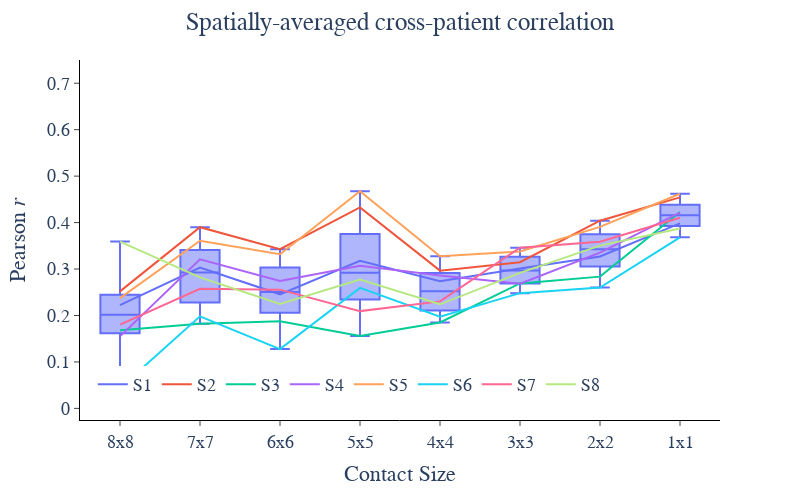

Here is the notebook cell this chart was saved with:
### Code cell
fig = px.line(mean_savg_corr_df, x='Contact Size', y="Correlation", color='Patient', width=800, height=500)
# fig = px.line(mean_savg_corr_df[mean_savg_corr_df['Patient'] != 'S7'], x='Contact Size', y="Correlation", color='Patient', width=800, height=500)
fig.add_traces(px.box(mean_savg_corr_df, x='Contact Size', y="Correlation").data)
fig.update_layout(
    plot_bgcolor='white',
    legend=dict(
        orientation='h',
        yanchor='top',
        y=0.15,
        xanchor='left',
        x=0.02,
        title_text=''
    ),
    title_text=f'Spatially-averaged cross-patient correlation',
    title_x=0.5,
    font=dict(size=18, family='Arial')
)
fig.update_xaxes(
    title='Contact Size',
    mirror=False,
    ticks='outside',
    showline=True,
    linecolor='black',
    showgrid=False,
    autorange='reversed',
)
fig.update_yaxes(
    title='Pearson <i>r</i>',
    mirror=False,
    ticks='outside',
    showline=True,
    linecolor='black',
    showgrid=False,
    range=[-0.025, 0.75]
)

fig.show()

### Figure 1 — Plotly figure (JSON) as saved in the notebook; plotly's stock layout.template omitted (floating-point values rounded to 4 significant figures)
{"data": [{"hovertemplate": "Patient=S1<br>Contact Size=%{x}<br>Correlation=%{y}<extra></extra>", "legendgroup": "S1", "line": {"color": "#636efa", "dash": "solid"}, "marker": {"symbol": "circle"}, "mode": "lines", "name": "S1", "orientation": "v", "showlegend": true, "type": "scatter", "x": ["1x1", "2x2", "3x3", "4x4", "5x5", "6x6", "7x7", "8x8"], "xaxis": "x", "y": [0.3983, 0.3272, 0.3013, 0.2736, 0.3177, 0.2456, 0.3033, 0.2223], "yaxis": "y"}, {"hovertemplate": "Patient=S2<br>Contact Size=%{x}<br>Correlation=%{y}<extra></extra>", "legendgroup": "S2", "line": {"color": "#EF553B", "dash": "solid"}, "marker": {"symbol": "circle"}, "mode": "lines", "name": "S2", "orientation": "v", "showlegend": true, "type": "scatter", "x": ["1x1", "2x2", "3x3", "4x4", "5x5", "6x6", "7x7", "8x8"], "xaxis": "x", "y": [0.4543, 0.404, 0.3148, 0.2965, 0.4327, 0.3428, 0.39, 0.2519], "yaxis": "y"}, {"hovertemplate": "Patient=S3<br>Contact Size=%{x}<br>Correlation=%{y}<extra></extra>", "legendgroup": "S3", "line": {"color": "#00cc96", "dash": "solid"}, "marker": {"symbol": "circle"}, "mode": "lines", "name": "S3", "orientation": "v", "showlegend": true, "type": "scatter", "x": ["1x1", "2x2", "3x3", "4x4", "5x5", "6x6", "7x7", "8x8"], "xaxis": "x", "y": [0.4228, 0.2836, 0.2689, 0.185, 0.1558, 0.1875, 0.1822, 0.1684], "yaxis": "y"}, {"hovertemplate": "Patient=S4<br>Contact Size=%{x}<br>Correlation=%{y}<extra></extra>", "legendgroup": "S4", "line": {"color": "#ab63fa", "dash": "solid"}, "marker": {"symbol": "circle"}, "mode": "lines", "name": "S4", "orientation": "v", "showlegend": true, "type": "scatter", "x": ["1x1", "2x2", "3x3", "4x4", "5x5", "6x6", "7x7", "8x8"], "xaxis": "x", "y": [0.4215, 0.3353, 0.2686, 0.2859, 0.3069, 0.2741, 0.3209, 0.155], "yaxis": "y"}, {"hovertemplate": "Patient=S5<br>Contact Size=%{x}<br>Correlation=%{y}<extra></extra>", "legendgroup": "S5", "line": {"color": "#FFA15A", "dash": "solid"}, "marker": {"symbol": "circle"}, "mode": "lines", "name": "S5", "orientation": "v", "showlegend": true, "type": "scatter", "x": ["1x1", "2x2", "3x3", "4x4", "5x5", "6x6", "7x7", "8x8"], "xaxis": "x", "y": [0.462, 0.3908, 0.3377, 0.3273, 0.4675, 0.332, 0.3608, 0.2375], "yaxis": "y"}, {"hovertemplate": "Patient=S6<br>Contact Size=%{x}<br>Correlation=%{y}<extra></extra>", "legendgroup": "S6", "line": {"color": "#19d3f3", "dash": "solid"}, "marker": {"symbol": "circle"}, "mode": "lines", "name": "S6", "orientation": "v", "showlegend": true, "type": "scatter", "x": ["1x1", "2x2", "3x3", "4x4", "5x5", "6x6", "7x7", "8x8"], "xaxis": "x", "y": [0.3682, 0.2603, 0.2481, 0.1976, 0.2594, 0.1276, 0.1982, 0.04407], "yaxis": "y"}, {"hovertemplate": "Patient=S7<br>Contact Size=%{x}<br>Correlation=%{y}<extra></extra>", "legendgroup": "S7", "line": {"color": "#FF6692", "dash": "solid"}, "marker": {"symbol": "circle"}, "mode": "lines", "name": "S7", "orientation": "v", "showlegend": true, "type": "scatter", "x": ["1x1", "2x2", "3x3", "4x4", "5x5", "6x6", "7x7", "8x8"], "xaxis": "x", "y": [0.4103, 0.3589, 0.3459, 0.2304, 0.2094, 0.2557, 0.2574, 0.1804], "yaxis": "y"}, {"hovertemplate": "Patient=S8<br>Contact Size=%{x}<br>Correlation=%{y}<extra></extra>", "legendgroup": "S8", "line": {"color": "#B6E880", "dash": "solid"}, "marker": {"symbol": "circle"}, "mode": "lines", "name": "S8", "orientation": "v", "showlegend": true, "type": "scatter", "x": ["1x1", "2x2", "3x3", "4x4", "5x5", "6x6", "7x7", "8x8"], "xaxis": "x", "y": [0.3873, 0.3504, 0.2918, 0.224, 0.2775, 0.2247, 0.282, 0.3592], "yaxis": "y"}, {"alignmentgroup": "True", "hovertemplate": "Contact Size=%{x}<br>Correlation=%{y}<extra></extra>", "legendgroup": "", "marker": {"color": "#636efa"}, "name": "", "notched": false, "offsetgroup": "", "orientation": "v", "showlegend": false, "type": "box", "x": ["1x1", "2x2", "3x3", "4x4", "5x5", "6x6", "7x7", "8x8", "1x1", "2x2", "3x3", "4x4", "5x5", "6x6", "7x7", "8x8", "1x1", "2x2", "3x3", "4x4", "5x5", "6x6", "7x7", "8x8", "1x1", "2x2", "3x3", "4x4", "5x5", "6x6", "7x7", "8x8", "1x1", "2x2", "3x3", "4x4", "5x5", "6x6", "7x7", "8x8", "1x1", "2x2", "3x3", "4x4", "5x5", "6x6", "7x7", "8x8", "1x1", "2x2", "3x3", "4x4", "5x5", "6x6", "7x7", "8x8", "1x1", "2x2", "3x3", "4x4", "5x5", "6x6", "7x7", "8x8"], "x0": " ", "xaxis": "x", "y": [0.3983, 0.3272, 0.3013, 0.2736, 0.3177, 0.2456, 0.3033, 0.2223, 0.4543, 0.404, 0.3148, 0.2965, 0.4327, 0.3428, 0.39, 0.2519, 0.4228, 0.2836, 0.2689, 0.185, 0.1558, 0.1875, 0.1822, 0.1684, 0.4215, 0.3353, 0.2686, 0.2859, 0.3069, 0.2741, 0.3209, 0.155, 0.462, 0.3908, 0.3377, 0.3273, 0.4675, 0.332, 0.3608, 0.2375, 0.3682, 0.2603, 0.2481, 0.1976, 0.2594, 0.1276, 0.1982, 0.04407, 0.4103, 0.3589, 0.3459, 0.2304, 0.2094, 0.2557, 0.2574, 0.1804, 0.3873, 0.3504, 0.2918, 0.224, 0.2775, 0.2247, 0.282, 0.3592], "y0": " ", "yaxis": "y"}], "layout": {"font": {"family": "Arial", "size": 18}, "height": 500, "legend": {"orientation": "h", "title": {"text": ""}, "tracegroupgap": 0, "x": 0.02, "xanchor": "left", "y": 0.15, "yanchor": "top"}, "margin": {"t": 60}, "plot_bgcolor": "white", "title": {"text": "Spatially-averaged cross-patient correlation", "x": 0.5}, "width": 800, "xaxis": {"anchor": "y", "autorange": "reversed", "domain": [0, 1], "linecolor": "black", "mirror": false, "showgrid": false, "showline": true, "ticks": "outside", "title": {"text": "Contact Size"}}, "yaxis": {"anchor": "x", "domain": [0, 1], "linecolor": "black", "mirror": false, "range": [-0.025, 0.75], "showgrid": false, "showline": true, "ticks": "outside", "title": {"text": "Pearson <i>r</i>"}}}}
